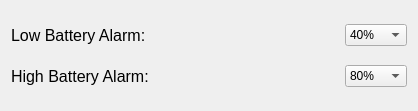
<?xml version="1.0" encoding="UTF-8"?>
<ui version="4.0">
 <class>BatteryMeter</class>
 <widget class="QDialog" name="BatteryMeter">
  <property name="geometry">
   <rect>
    <x>0</x>
    <y>0</y>
    <width>418</width>
    <height>111</height>
   </rect>
  </property>
  <property name="windowTitle">
   <string>Battery Meter</string>
  </property>
  <property name="windowIcon">
   <iconset>
    <normaloff>:/images/images/battery.png</normaloff>:/images/images/battery.png</iconset>
  </property>
  <layout class="QVBoxLayout" name="verticalLayout">
   <item>
    <layout class="QHBoxLayout" name="horizontalLayout">
     <item>
      <widget class="QLabel" name="label">
       <property name="font">
        <font>
         <pointsize>12</pointsize>
        </font>
       </property>
       <property name="text">
        <string>Low Battery Alarm:</string>
       </property>
      </widget>
     </item>
     <item>
      <spacer name="horizontalSpacer">
       <property name="orientation">
        <enum>Qt::Horizontal</enum>
       </property>
       <property name="sizeHint" stdset="0">
        <size>
         <width>40</width>
         <height>20</height>
        </size>
       </property>
      </spacer>
     </item>
     <item>
      <widget class="QComboBox" name="lowComboBox">
       <property name="currentIndex">
        <number>3</number>
       </property>
       <item>
        <property name="text">
         <string>10%</string>
        </property>
       </item>
       <item>
        <property name="text">
         <string>20%</string>
        </property>
       </item>
       <item>
        <property name="text">
         <string>30%</string>
        </property>
       </item>
       <item>
        <property name="text">
         <string>40%</string>
        </property>
       </item>
       <item>
        <property name="text">
         <string>50%</string>
        </property>
       </item>
       <item>
        <property name="text">
         <string>60%</string>
        </property>
       </item>
       <item>
        <property name="text">
         <string>70%</string>
        </property>
       </item>
       <item>
        <property name="text">
         <string>80%</string>
        </property>
       </item>
       <item>
        <property name="text">
         <string>90%</string>
        </property>
       </item>
       <item>
        <property name="text">
         <string>100%</string>
        </property>
       </item>
      </widget>
     </item>
    </layout>
   </item>
   <item>
    <layout class="QHBoxLayout" name="horizontalLayout_2">
     <item>
      <widget class="QLabel" name="label_2">
       <property name="font">
        <font>
         <pointsize>12</pointsize>
        </font>
       </property>
       <property name="text">
        <string>High Battery Alarm:</string>
       </property>
      </widget>
     </item>
     <item>
      <spacer name="horizontalSpacer_2">
       <property name="orientation">
        <enum>Qt::Horizontal</enum>
       </property>
       <property name="sizeHint" stdset="0">
        <size>
         <width>40</width>
         <height>20</height>
        </size>
       </property>
      </spacer>
     </item>
     <item>
      <widget class="QComboBox" name="highComboBox">
       <property name="currentIndex">
        <number>7</number>
       </property>
       <item>
        <property name="text">
         <string>10%</string>
        </property>
       </item>
       <item>
        <property name="text">
         <string>20%</string>
        </property>
       </item>
       <item>
        <property name="text">
         <string>30%</string>
        </property>
       </item>
       <item>
        <property name="text">
         <string>40%</string>
        </property>
       </item>
       <item>
        <property name="text">
         <string>50%</string>
        </property>
       </item>
       <item>
        <property name="text">
         <string>60%</string>
        </property>
       </item>
       <item>
        <property name="text">
         <string>70%</string>
        </property>
       </item>
       <item>
        <property name="text">
         <string>80%</string>
        </property>
       </item>
       <item>
        <property name="text">
         <string>90%</string>
        </property>
       </item>
       <item>
        <property name="text">
         <string>100%</string>
        </property>
       </item>
      </widget>
     </item>
    </layout>
   </item>
  </layout>
 </widget>
 <resources/>
 <connections/>
</ui>
